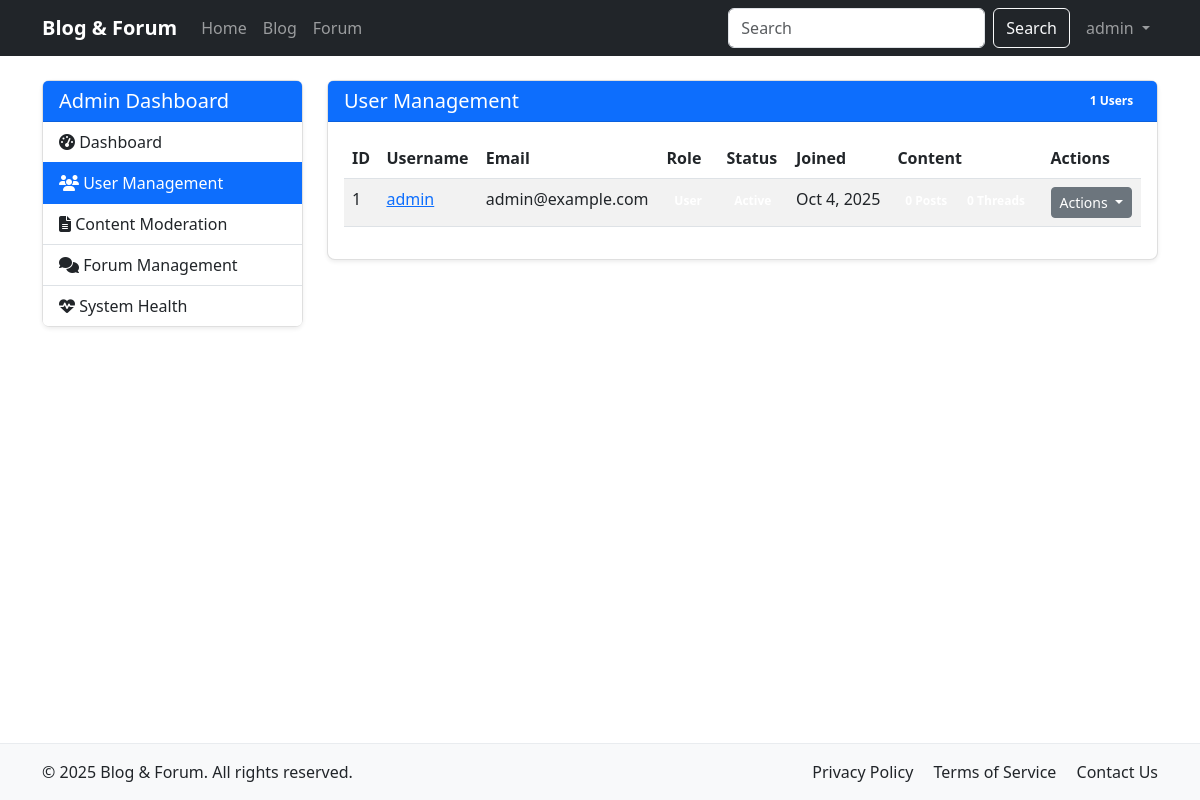
The page /admin/users.php (signed in) on the database its author committed.
### tables this page shows
CREATE TABLE IF NOT EXISTS users (
    user_id INT UNSIGNED AUTO_INCREMENT PRIMARY KEY,
    username VARCHAR(50) NOT NULL UNIQUE,
    email VARCHAR(100) NOT NULL UNIQUE,
    password VARCHAR(255) NOT NULL,
    role ENUM('user', 'admin', 'super_admin') NOT NULL DEFAULT 'user',
    created_at TIMESTAMP DEFAULT CURRENT_TIMESTAMP,
    updated_at TIMESTAMP DEFAULT CURRENT_TIMESTAMP ON UPDATE CURRENT_TIMESTAMP,
    last_login TIMESTAMP NULL,
    is_active BOOLEAN DEFAULT TRUE,
    remember_token VARCHAR(255) DEFAULT NULL,
    reset_token VARCHAR(255) DEFAULT NULL,
    reset_token_expires TIMESTAMP NULL,
    INDEX idx_username (username),
    INDEX idx_email (email),
    INDEX idx_remember_token (remember_token),
    INDEX idx_reset_token (reset_token)
);

### includes/init.php (called while the page is built, shortened)
<?php
spl_autoload_register(function ($class) {
    $classFile = __DIR__ . '/' . $class . '.php';
    if (file_exists($classFile)) {
        return;
    }
    $controllerFile = __DIR__ . '/../controllers/' . $class . '.php';
    $modelFile = __DIR__ . '/../models/' . $class . '.php';
    if (file_exists($modelFile)) {
        return;
    }
});

### includes/Database.php (called while the page is built, shortened)
<?php
class Database {
    private $connection;
    private static $instance = null;
    public static function getInstance() {
        if (self::$instance === null) {
            self::$instance = new self();
        }
        return self::$instance;
    }
    private function connect() {
        try {
            $this->connection = new mysqli(DB_HOST, DB_USER, DB_PASS, DB_NAME);
            $this->connection->set_charset("utf8mb4");
        } catch (Exception $e) {
            die("Database connection error: " . $e->getMessage());
        }
    }
    public function query($query, $params = []) {
        $stmt = $this->connection->prepare($query);
        if (!empty($params)) {
            $types = '';
            $bindParams = [];
            foreach ($params as $param) {
                if (is_int($param)) {
                    $types .= 'i';
                } elseif (is_float($param)) {
                    $types .= 'd';
                } elseif (is_string($param)) {
                    $types .= 's';
                } else {
                    $types .= 'b';
                }
                $bindParams[] = $param;
            }
            array_unshift($bindParams, $types);
            call_user_func_array([$stmt, 'bind_param'], $this->refValues($bindParams));
        }
        $stmt->execute();
        return $stmt;
    }
    private function refValues($arr) {
        $refs = [];
        foreach ($arr as $key => $value) {
            $refs[$key] = &$arr[$key];
        }
        return $refs;
    }
    public function fetchRow($query, $params = []) {
        $stmt = $this->query($query, $params);
        $result = $stmt->get_result();
        $row = $result->fetch_assoc();
        return $row;
    }
    public function fetchAll($query, $params = []) {
        $stmt = $this->query($query, $params);
        $result = $stmt->get_result();
        $rows = [];
        while ($row = $result->fetch_assoc()) {
            $rows[] = $row;
        }
        return $rows;
    }
}

### models/User.php (called while the page is built, shortened)
<?php
class User {
    private $db;
    public function __construct() {
        $this->db = Database::getInstance();
    }
    public function getTotalCount() {
        $query = "SELECT COUNT(*) as count FROM users WHERE is_active = 1";
        $result = $this->db->fetchRow($query);
        return $result ? (int)$result['count'] : 0;
    }
    public function getAll($limit = 20, $offset = 0) {
        $query = "SELECT u.user_id, u.username, u.email, u.role, u.is_active, u.created_at,
                        (SELECT COUNT(*) FROM blog_posts WHERE user_id = u.user_id) as post_count,
                        (SELECT COUNT(*) FROM forum_threads WHERE user_id = u.user_id) as thread_count
                 FROM users u
                 ORDER BY u.created_at DESC
                 LIMIT ?, ?";
        return $this->db->fetchAll($query, [$offset, $limit]);
    }
}

### admin/users.php (the view, shortened to what this page needs)
<?php
require_once '../includes/init.php';
$userModel = new User();
$page = isset($_GET['page']) ? (int)$_GET['page'] : 1;
$limit = 20;
$offset = ($page - 1) * $limit;
$users = $userModel->getAll($limit, $offset);
$totalUsers = $userModel->getTotalCount();
include '../includes/header.php';
?>
<div class="container mt-4">
    <div class="row">
        <div class="col-md-3">
            <div class="card mb-4">
                <div class="card-header bg-primary text-white">
                    <h5 class="mb-0">Admin Dashboard</h5>
                </div>
                <div class="list-group list-group-flush">
                    <a href="index.php" class="list-group-item list-group-item-action">
                        <i class="fas fa-tachometer-alt mr-2"></i> Dashboard
                    </a>
                    <a href="users.php" class="list-group-item list-group-item-action active">
                        <i class="fas fa-users mr-2"></i> User Management
                    </a>
                    <a href="content.php" class="list-group-item list-group-item-action">
                        <i class="fas fa-file-alt mr-2"></i> Content Moderation
                    </a>
                    <a href="forum.php" class="list-group-item list-group-item-action">
                        <i class="fas fa-comments mr-2"></i> Forum Management
                    </a>
                    <a href="system_health_check.php" class="list-group-item list-group-item-action">
                        <i class="fas fa-heartbeat mr-2"></i> System Health
                    </a>
                </div>
            </div>
        </div>
        <div class="col-md-9">
            <div class="card mb-4">
                <div class="card-header bg-primary text-white d-flex justify-content-between align-items-center">
                    <h5 class="mb-0">User Management</h5>
                    <span class="badge badge-light"><?php echo $totalUsers; ?> Users</span>
                </div>
                <div class="card-body">
                    <div class="table-responsive">
                        <table class="table table-striped table-hover">
                            <thead>
                                <tr>
                                    <th>ID</th>
                                    <th>Username</th>
                                    <th>Email</th>
                                    <th>Role</th>
                                    <th>Status</th>
                                    <th>Joined</th>
                                    <th>Content</th>
                                    <th>Actions</th>
                                </tr>
                            </thead>
                            <tbody>
                                <?php foreach ($users as $user): ?>
                                <tr>
                                    <td><?php echo $user['user_id']; ?></td>
                                    <td>
                                        <a href="../profile.php?username=<?php echo urlencode($user['username']); ?>">
                                            <?php echo htmlspecialchars($user['username']); ?>
                                        </a>
                                    </td>
                                    <td><?php echo htmlspecialchars($user['email']); ?></td>
                                    <td>
                                        <?php if ($user['role'] == 'admin'): ?>
                                            <span class="badge badge-danger">Admin</span>
                                        <?php elseif ($user['role'] == 'moderator'): ?>
                                            <span class="badge badge-warning">Moderator</span>
                                        <?php else: ?>
                                            <span class="badge badge-secondary">User</span>
                                        <?php endif; ?>
                                    </td>
                                    <td>
                                        <?php if ($user['is_active']): ?>
                                            <span class="badge badge-success">Active</span>
                                        <?php else: ?>
                                            <span class="badge badge-danger">Banned</span>
                                        <?php endif; ?>
                                    </td>
                                    <td><?php echo date('M j, Y', strtotime($user['created_at'])); ?></td>
                                    <td>
                                        <span class="badge badge-info"><?php echo $user['post_count']; ?> Posts</span>
                                        <span class="badge badge-primary"><?php echo $user['thread_count']; ?> Threads</span>
                                    </td>
                                    <td>
                                        <div class="dropdown">
                                            <button class="btn btn-sm btn-secondary dropdown-toggle" type="button" id="dropdownMenuButton" data-toggle="dropdown" aria-haspopup="true" aria-expanded="false">
                                                Actions
                                            </button>
                                        </div>
                                    </td>
                                </tr>
                                <?php endforeach; ?>
                            </tbody>
                        </table>
                    </div>
                </div>
            </div>
        </div>
    </div>
</div>
<?php include '../includes/footer.php'; ?>

### assets/css/custom.css (style rules this page uses)
body { padding-top: 56px; min-height: 100vh; display: flex; flex-direction: column; }
.card { box-shadow: 0 0.125rem 0.25rem rgba(0, 0, 0, 0.075); border-radius: 0.5rem; border: 1px solid rgba(0, 0, 0, 0.125); }
.card-header { background-color: rgba(0, 0, 0, 0.03); border-bottom: 1px solid rgba(0, 0, 0, 0.125); }

### rows shown on the page
users: user_id "1", username "admin", email "admin@example.com", created_at "Oct 4, 2025"

### other values the page prints
$_SESSION['username'] "admin"
$totalUsers "1"
